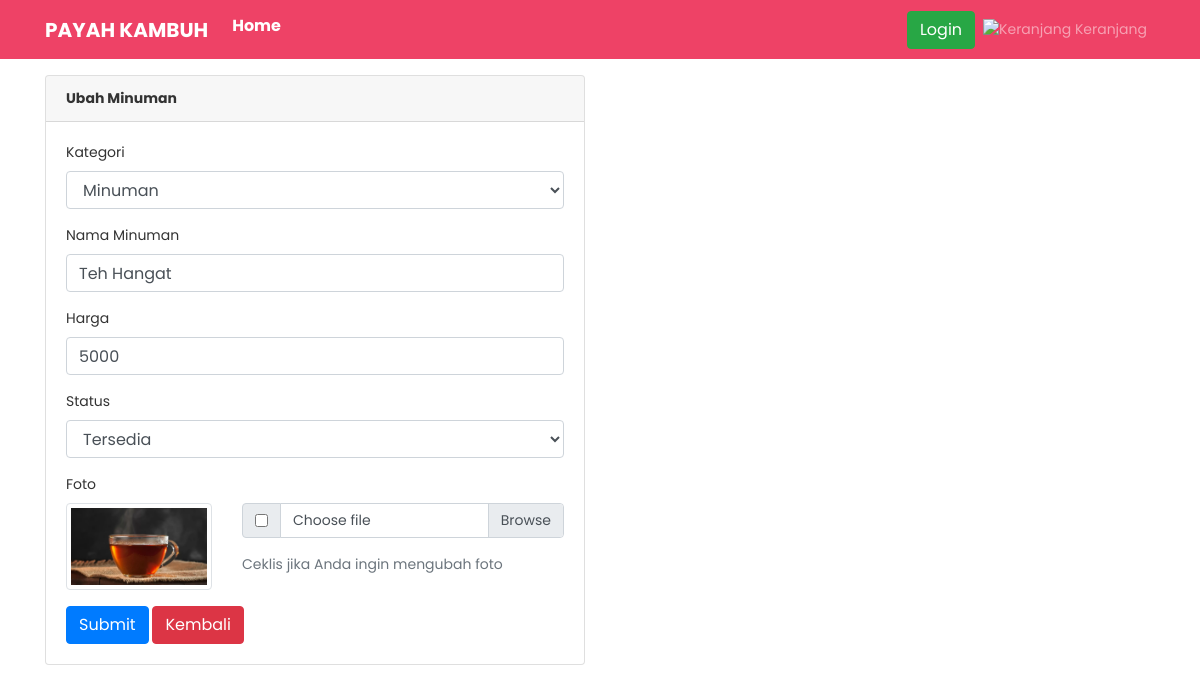
The page /dashboard/index.php?ubah_makanan=19 on the database its author committed.
### tables this page shows
CREATE TABLE `tb_masakan` (
  `id_masakan` int(11) NOT NULL,
  `kategori_masakan` varchar(128) NOT NULL,
  `nama_masakan` varchar(128) NOT NULL,
  `harga_masakan` int(128) NOT NULL,
  `foto` varchar(255) NOT NULL,
  `status_masakan` int(1) NOT NULL
);

### dashboard/admin/ubah_makanan.php (the view, shortened to what this page needs)
<?php
$id = $_GET['ubah_makanan'];
$query = "SELECT * FROM tb_masakan WHERE id_masakan='$id'";
$sql = mysqli_query($kon, $query);
$data = mysqli_fetch_array($sql);
if ($data['kategori_masakan']=="Makanan") {
	$kategori = "Makanan";
} else {
	$kategori = "Minuman";
}
?>
<div class="container mt-3">
	<div class="row">
		<div class="col-lg-6">
			<div class="card">
		  		<div class="card-header">
		  			<strong>Ubah <?= $kategori; ?></strong>
		  		</div>
			  	<div class="card-body">
			  		<form action="fungsi/ubahMakanan.php?id_masakan=<?= $data['id_masakan'] ?>" method="post" enctype="multipart/form-data">
				  		<div class="form-group">
				  			<label class="form-label" for="kategori_masakan">Kategori</label>
				  			<select name="kategori_masakan" id="kategori_masakan" class="form-control">
								<?php
									if ($data['kategori_masakan']=="Makanan") {
										$selected = "Selected";
									} elseif ($data['kategori_masakan']=="Minuman") {
										$select = "Selected";
									}
								?>
				  				<option value="Minuman" <?= $select; ?>>Minuman</option>
				  			</select>
				  		</div>
				  		<div class="form-group">
				  			<label class="form-label" for="nama_masakan">Nama <?= $kategori; ?></label>
				  			<input type="text" class="form-control" id="nama_masakan" name="nama_masakan" value="<?= $data['nama_masakan'] ?>">
				  		</div>
				  		<div class="form-group">
				  			<label class="form-label" for="harga_masakan">Harga</label>
				  			<input type="number" class="form-control" id="harga_masakan" name="harga_masakan" min="0" value="<?= $data['harga_masakan'] ?>">
				  		</div>
				  		<div class="form-group">
				  			<label class="form-label" for="status_masakan">Status</label>
				  			<select name="status_masakan" id="status_masakan" class="form-control">
				  				<?php
									if ($data['status_masakan']==1) {
										$tersedia = "Selected";
									} elseif ($data['status_masakan']==0) {
										$tTersedia = "Selected";
									}
								?>
				  				<option value="1" <?= $tersedia; ?>>Tersedia</option>
				  			</select>
				  		</div>
				  		<div class="form-group">
				  			<label class="form-label" for="foto">Foto</label>
				  			<div class="row">
				  				<div class="col-md-4">
									<img src="assets/image/makanan/<?= $data['foto'] ?>" alt="makanan" class="img-thumbnail">
				  				</div>
				  				<div class="col-md-8">
				  					<div class="input-group mb-3">
									  	<div class="input-group-prepend">
									      	<div class="input-group-text">
      											<input type="checkbox" name="ubah_foto">
    										</div>
									  	</div>
						  				<div class="custom-file">
			    							<label class="custom-file-label" for="foto">Choose file</label>
			  							</div>
									</div>
									<span class="help-block text-muted">Ceklis jika Anda ingin mengubah foto</span>
				  				</div>
				  			</div>
				  		</div>
				  		<button type="submit" class="btn btn-primary">Submit</button>
				  		<button type="button" class="btn btn-danger" onclick="history.back()">Kembali</button>
			  		</form>
			  	</div>
			</div>
		</div>
	</div>
</div>

### dashboard/assets/css/custom.css (style rules this page uses)
body { font-size: .875rem; font-family: 'Poppins', sans-serif; background-color: #fff; color: #333; }

### rows shown on the page
tb_masakan: kategori_masakan "Minuman", nama_masakan "Teh Hangat", harga_masakan "5000", foto (picture)
